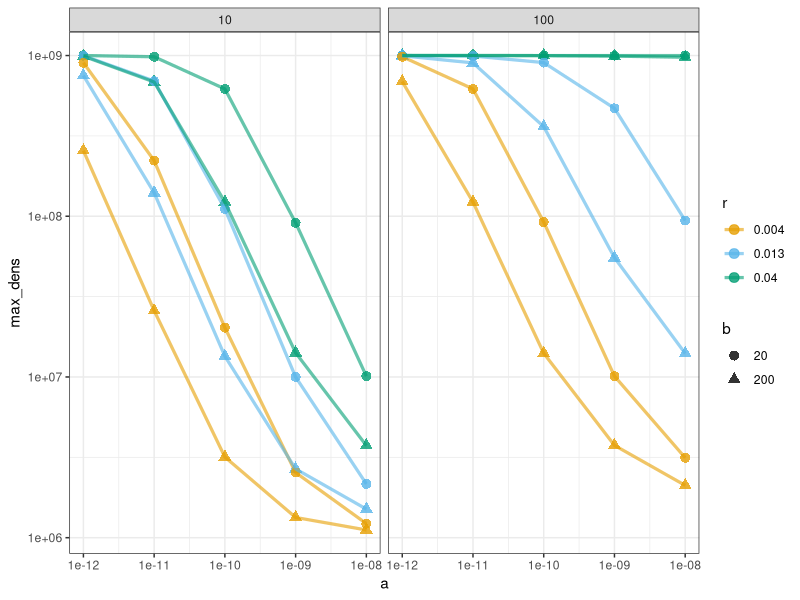
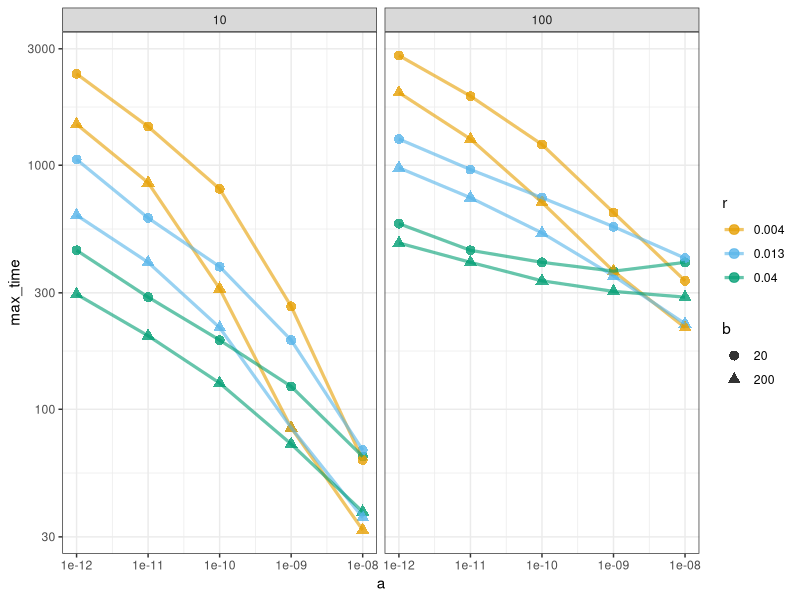
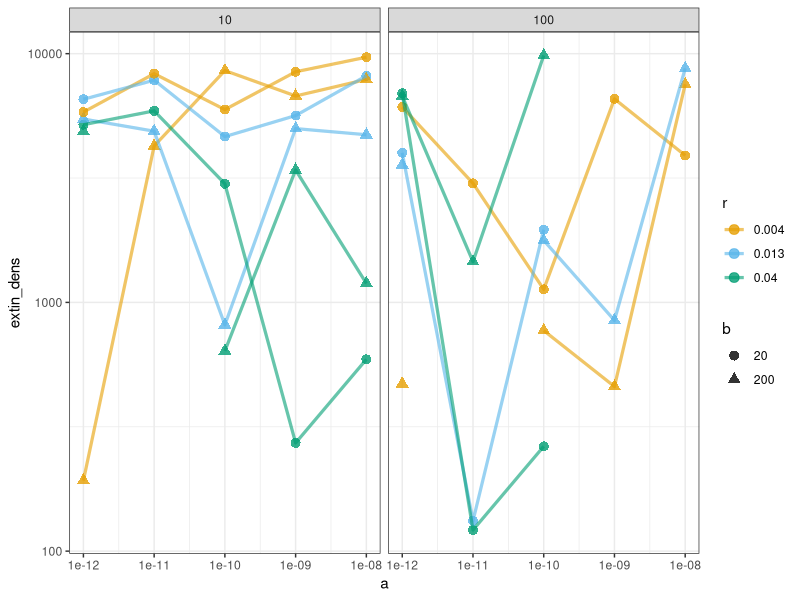
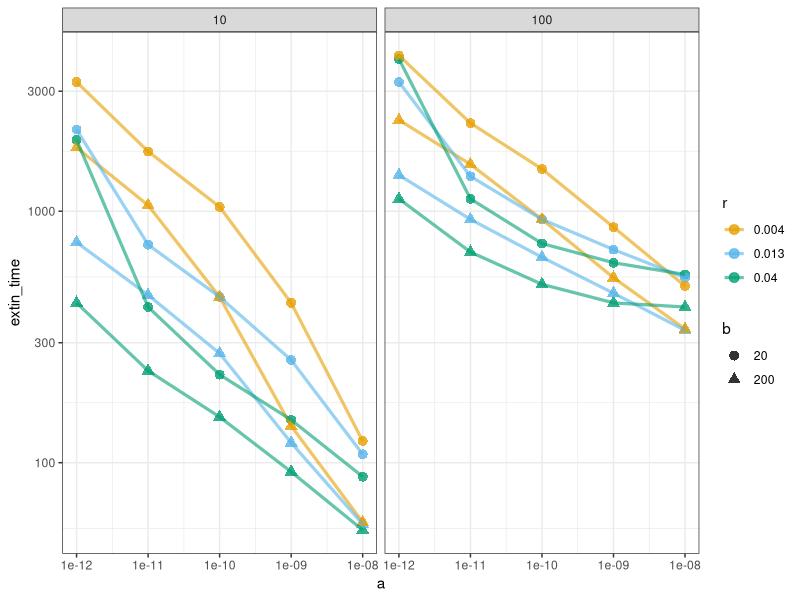

The R script that drew these images, in order:
library(deSolve)
library(reshape2)
library(ggplot2)
library(dplyr)

#Okabe and Ito 2008 colorblind-safe qualitative color scale
my_cols <- c("#E69F00", "#56B4E9", "#009E73", "#F0E442", "#0072B2",
             "#D55E00", "#CC79A7", "#000000")
#scales::show_col(my_cols)

derivs <- function(t, y, parms) {
  #The derivs function must return the derivative of all the variables at a
  # given time, in a list
  
  #Issue warning about too small/negative yvals (if warnings is 1)
  if (parms["warnings"]==1 & any(y < parms["thresh_min_dens"])) {
    warning(paste("pop(s)",
                  paste(which(y < parms["thresh_min_dens"]), collapse = ","),
                  "below thresh_min_dens, treating as 0"))
  }

  #Set small/negative y values to 0 so they don't affect the dN's
  y[y < parms["thresh_min_dens"]] <- 0
  
  #Create output vector
  dY <- c(S = 0, I = 0, P = 0)
  
  ##Calculate dS
  
  #V1 (exponential dS/dt)
  #dS/dt = rS - aSP
  #dS <- parms["r"] * y["S"] - a * y["S"] * y["P"]
  
  #V2 (logistic dS/dt)
  #dS/dt = rS((K-S)/K) - aSP
  dY["S"] <- parms["r"] * y["S"] * ((parms["K"] - y["S"])/parms["K"]) - 
    parms["a"] * y["S"] * y["P"]
  
  #V3 (logistic dS/dt) (including competition from I pop)
  #dS/dt = rS((K-S-c*I)/K) - aSP
  dY["S"] <- parms["r"] * y["S"] * 
      ((parms["K"] - y["S"] - parms["c"] * y["I"])/parms["K"]) - 
    parms["a"] * y["S"] * y["P"]
  
  ##Calculate dI
  #dI/dt = aSP - aS(t-tau)P(t-tau)
  if (t < parms["tau"]) {
    dY["I"] <- parms["a"] * y["S"] * y["P"]
  } else {
    dY["I"] <- parms["a"] * y["S"]*y["P"] - 
      parms["a"] * lagvalue(t - parms["tau"], 1)*lagvalue(t - parms["tau"], 3)
  }
  
  ##Calculate dP
  #dP/dt = baS(t-tau)P(t-tau) - aSP
  if (t < parms["tau"]) {
    dY["P"] <- -parms["a"] * y["S"] * y["P"]
  } else {
    dY["P"] <- parms["b"] * parms["a"] * 
      lagvalue(t-parms["tau"], 1)*lagvalue(t-parms["tau"], 3) - 
      parms["a"]*y["S"]*y["P"]
  }
  
  #Issue warning about too large pop (if warnings is TRUE)
  if (parms["warnings"]==1 & any(y > 10**100)) {
    warning(paste("pop(s)",
                  paste(which(y > 10**100), collapse = ","),
                  "exceed max limit, 10^100, returning dY = 0"))
  }
  dY[y > 10**100] <- 0
  
  #From documentation: The return value of func should be a list, whose first 
  #element is a vector containing the derivatives of y with respect to time
  return(list(dY))
}

#Based on lit review:
#r ranges from .04/min (17 min doubling time)
#         to 0.007/min (90 min doubling time)
#   ln(1/2) = -r * doub_time
#K ranges from say 10^7 to 10^9
#adsorption ranges from 1x10^-12 to 1x10^-8
#Lysis time ranges from 10 to 105 mins
#Burst size ranges from 4.5 to 1000

rseq <- c(0.04, 0.013, 0.004)
#rseq <- 4*10**seq(from = -2, to = -3, by = -0.5)
aseq <- 10**seq(from = -12, to = -8, by = 1)
bseq <- c(20, 200)
#bseq <- c(5, 50, 500)
tauseq <- c(10, 100)
#tauseq <- c(10, 32, 100)
kseq <- c(10**9)
#kseq <- 10**seq(from = 7, to = 9, by = 1)
cseq <- c(0, 1)
init_dens_seq <- c(10**6)
init_moi_seq <- c(10**-2)

#Number of simulations that will be run
length(rseq)*length(kseq)*length(aseq)*length(tauseq)*length(bseq)*
  length(cseq)*length(init_dens_seq)*length(init_moi_seq)

i <- 1
yfail <- NULL
min_dens <- 0.1 #minimum density to be considered at equilibrium
for (myr in rseq) {
  for (myk in kseq) {
    for (mya in aseq) {
      for (mytau in tauseq) {
        for (myb in bseq) {
          for (myc in cseq) {
            for (my_init_bact in init_dens_seq) {
              for (my_moi in init_moi_seq) {
                #Define pops & parameters
                yinit <- c(S = my_init_bact,
                           I = 0,
                           P = my_init_bact*my_moi)
                params <- c(r = myr, a = mya, b = myb, tau = mytau,
                            K = myk, c = myc,
                            warnings = 0, thresh_min_dens = 10**-100)
                
                #Run simulation(s) with longer & longer times until equil reached
                #Also, if equil has non-zero I run with shorter steps
                keep_running <- TRUE #placeholder for triggering end of sims
                #Placeholder for the number of times I has been detected above
                # min_dens while S has not been
                i_only_pos_times <- 0
                j <- 0 #length counter (larger is longer times)
                k <- 0 #step size counter (larger is smaller steps)
                while(keep_running) {
                  #Define times, with lengths & steps doubling for ea j count
                  # (so that the number of timepoints returned is constant)
                  times <- seq(0, 100*2**j, 2**j)
                  
                  #Run simulation (using 1st entry of list as error code:\
                  # 0 - success
                  # 1 - error
                  # 2 - warning
                  yout_list <- tryCatch(
                    expr = {
                      #Note that the max step size for the integrator is the 
                      # same as our step size except halved for each k count
                      list(0,
                           as.data.frame(
                            dede(y = yinit, times = times, func = derivs, 
                                parms = params, hmax = 2**(j-k))))
                    },
                    error = function(e) {list(1)},
                    warning = function(w) {
                      list(2,
                           as.data.frame(
                             dede(y = yinit, times = times, func = derivs, 
                                  parms = params, hmax = 2**(j-k))))
                    }
                  )
                  
                  #Infinite loop prevention check (j = 10 is 24 hrs)
                  if (j >= 10 | k >= 15 | j+k >= 20) {
                    keep_running <- FALSE
                    at_equil <- FALSE
                  }
                  
                  #If there was an error, increase k by 1 and re-run
                  if(yout_list[[1]] == 1) {
                    k <- k+1
                  #If there was a warning, could be several causes, so we
                  # generally just halve step size and increase length
                  } else if (yout_list[[1]] == 2) {
                    j <- j+1
                    k <- k+2
                  #If it was successful, check for equilibrium
                  } else if (yout_list[[1]] == 0) {
                    #First drop all rows with nan
                    yout_list[[2]] <- yout_list[[2]][!(is.nan(yout_list[[2]]$S) |
                                                         is.nan(yout_list[[2]]$I) |
                                                         is.nan(yout_list[[2]]$P)), ]
                    
                    #S and I both at equil, we're done
                    if (yout_list[[2]]$S[nrow(yout_list[[2]])] < min_dens & 
                        yout_list[[2]]$I[nrow(yout_list[[2]])] < min_dens) {
                      keep_running <- FALSE
                      at_equil <- TRUE
                    #S not at equil, need more time
                    } else if (yout_list[[2]]$S[nrow(yout_list[[2]])] >= min_dens) { 
                      j <- j+1
                    #I not at equil (but S is because above check failed),
                    #   first we'll lengthen the simulation
                    #    (to make sure it was long enough to catch the last burst)
                    #   then we'll start shrinking our step size
                    } else if (yout_list[[2]]$I[nrow(yout_list[[2]])] >= min_dens) {
                      if (i_only_pos_times < 1) {
                        j <- j+1
                        i_only_pos_times <- i_only_pos_times+1
                      } else {
                        k <- k+1
                      }
                    }
                    
                    ###Old version of equilibrium checking
                    # #then check for equil
                    # if (all(abs(yout[nrow(yout), 2:4] - 
                    #             yout[nrow(yout)-1, 2:4]) < .001)) {
                    #   #If at equil but S or I are non-zero, halve step size
                    #   if(any(yout[nrow(yout), c("S", "I")] > 0.1)) {
                    #     k <- k+1
                    #   #If at equil and S & I are zero, stop
                    #   } else {
                    #     keep_running <- FALSE
                    #     at_equil <- TRUE
                    #   }
                    # } else {
                    #   j <- j+1
                    # }
                  }
                }
                
                #Once end conditions triggered, if run succeeded
                if(yout_list[[1]] == 0 | yout_list[[1]] == 2) {
                  #Calculate all bacteria (B)
                  yout_list[[2]]$B <- yout_list[[2]]$S + yout_list[[2]]$I
                  
                  #Reshape and combine with other outputs
                  ymelt <- cbind(data.frame(uniq_run = i, r = myr, a = mya, 
                                            b = myb, tau = mytau, K = myk, 
                                            c = myc, init_dens = my_init_bact, 
                                            init_moi = my_moi, equil = at_equil),
                                 reshape2::melt(data = as.data.frame(yout_list[[2]]), 
                                                id = c("time"),
                                                value.name = "Density", 
                                                variable.name = "Pop"))
                  if (i == 1) {ybig <- ymelt #This is the first run
                  } else {
                    ybig <- rbind(ybig, ymelt) #It's a non-first run
                  }
                  
                #If the run failed
                } else {
                  if (is.null(yfail)) { #This is the first failed run
                    yfail <- data.frame(uniq_run = i, r = myr, a = mya, 
                                         b = myb, tau = mytau, K = myk,
                                        c = myc, init_dens = my_init_bact, 
                                         init_moi = my_moi, equil = at_equil)
                  } else { #This is a non-first failed run
                    yfail <- rbind(yfail, 
                                   data.frame(uniq_run = i, r = myr, a = mya, 
                                              b = myb, tau = mytau, K = myk, 
                                              c = myc, init_dens = my_init_bact, 
                                              init_moi = my_moi, equil = at_equil))
                  }
                }
                i <- i+1
              }
            }
          }
        }
      }
    }
  }
}

#Code for visualizing while debugging
if (F) {
  #Code for plotting population sizes over time
  ymelt <- reshape2::melt(data = as.data.frame(yout_list[[2]]), 
                          id = c("time"),
                          value.name = "Density", 
                          variable.name = "Pop")
  
  ggplot(data = ymelt, 
         aes(x = time, y = Density+10, color = Pop)) +
    geom_line(lwd = 1.5, alpha = 1) + 
    scale_y_continuous(trans = "log10") +
    scale_x_continuous(breaks = seq(from = 0, to = max(ymelt$time), 
                                    by = round(max(ymelt$time)/10))) +
    geom_hline(yintercept = 10, lty = 2) +
    theme(axis.text.x = element_text(angle = 45, hjust = 1)) +
    NULL
  
}


#Check what runs didn't reach equilibrium
y_noequil <- NULL
for (run in unique(ybig$uniq_run[which(!ybig$equil)])) {
  if (is.null(y_noequil)) {
    y_noequil <- ybig[min(which(ybig$uniq_run == run)), 1:9]
  } else {
    y_noequil <- rbind(y_noequil, ybig[min(which(ybig$uniq_run == run)), 1:9])
  }
}
y_noequil

#for troubleshooting
if (F) {
  my_row <- 1
  myr <- y_noequil$r[my_row]
  mya <- y_noequil$a[my_row]
  myb <- y_noequil$b[my_row]
  mytau <- y_noequil$tau[my_row]
  myk <- y_noequil$K[my_row]
  myc <- y_noequil$c[my_row]
}

#Check what runs failed
print(yfail)

#for troubleshooting
if (F) {
  my_row <- 1
  myr <- yfail$r[my_row]
  mya <- yfail$a[my_row]
  myb <- yfail$b[my_row]
  mytau <- yfail$tau[my_row]
  myk <- yfail$K[my_row]
  myc <- yfail$c[my_row]
}

#Find peaks & extinction via summarize
ybig <- group_by_at(ybig, .vars = 1:9)
y_summarized <- summarize(ybig[ybig$Pop == "B", ],
                          max_dens = max(Density),
                          max_time = time[Density == max_dens],
                          extin_dens = Density[min(which(Density <= 10**4))],
                          extin_time = time[min(which(Density <= 10**4))])

if (F) {
  for (run in unique(ybig$uniq_run)) {
  #for (run in seq(from = 395, to = 399, by = 1)) {
    tiff(paste("./sim_curves/", run, ".tiff", sep = ""),
         width = 5, height = 5, units = "in", res = 300)
    print(
      ggplot(data = ybig[ybig$uniq_run == run &
                           ybig$Pop != "B",], 
             aes(x = time, y = Density+10, color = Pop)) +
              geom_line(lwd = 1.5, alpha = 1) + 
        geom_line(data = ybig[ybig$uniq_run == run &
                                ybig$Pop == "B",], 
                  aes(x = time, y = Density+10),
                  color = "black", alpha = 0.5, lwd = 1.1) +
        geom_point(data = y_summarized[y_summarized$uniq_run == run, ],
                   aes(x = max_time, y = max_dens), color = "black") +
        geom_point(data = y_summarized[y_summarized$uniq_run == run, ],
                   aes(x = extin_time, y = extin_dens), color = "black") +
        scale_y_continuous(trans = "log10") +
        scale_x_continuous(breaks = seq(from = 0, to = max(ybig$time), 
                                        by = round(max(ybig[ybig$uniq_run == run &
                                                            ybig$Pop != "B", 
                                                            "time"])/10))) +
        scale_color_manual(values = my_cols[c(2, 3, 1)]) +
        geom_hline(yintercept = 10, lty = 2) +
        theme(axis.text.x = element_text(angle = 45, hjust = 1),
              title = element_text(size = 9)) +
        ggtitle(paste(ybig[min(which(ybig$uniq_run == run)), 2:9],
                      collapse = ", ")) +
        NULL
    )
    dev.off()
  }
}

#Plot summarized statistics
y_summarized$b <- as.character(y_summarized$b)
y_summarized$r <- as.character(y_summarized$r)
for (myc in 1) {
  for (stat in c("max_dens", "max_time", "extin_dens", "extin_time")) {
    print(ggplot(data = y_summarized[y_summarized$c == myc, ],
                 aes(x = a, y = get(stat), color = r, shape = b)) + 
            geom_point(size = 3, alpha = 0.8) + 
            geom_line(size = 1.1, alpha = 0.6) +
            facet_grid(~tau) +
            labs(y = stat) +
            scale_y_continuous(trans = "log10") +
            scale_x_continuous(trans = "log10") +
            scale_color_manual(values = my_cols) +
            theme_bw() +
            NULL
    )
  }
}


#TODO:
# can dede itself handle a stop-at-equilibrium condition?
#   Yes, they're called roots. However, it's not clear whether
#     it would really make things faster or not
